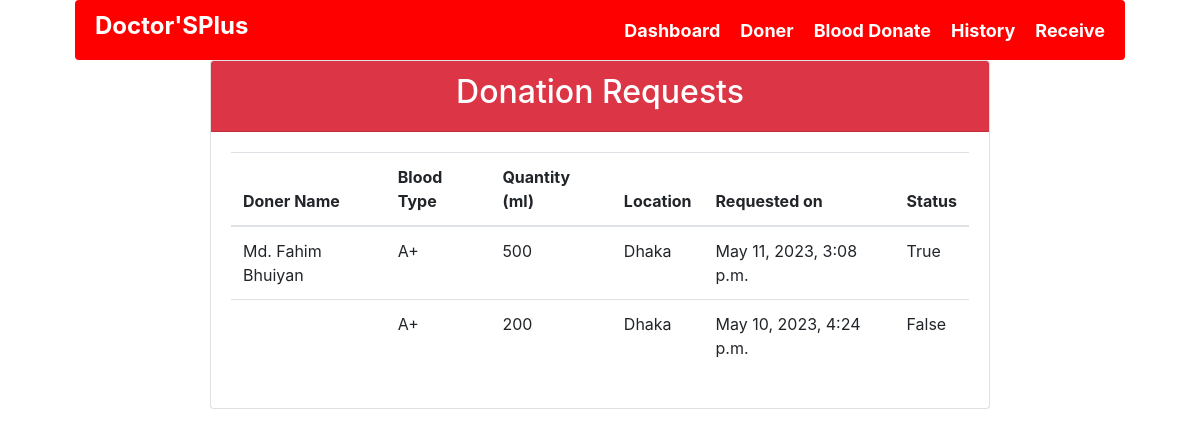
/patient/donation/requests/ (signed in), run on the app's committed database.
### patient/models.py (models this page shows)
class DonationRequest(models.Model):
    doner_name = models.CharField(max_length=50, blank=True)
    user = models.ForeignKey(User, on_delete=models.CASCADE)
    blood_group = models.CharField(max_length=3, choices=BLOOD_GROUPS)
    units_required = models.PositiveIntegerField()
    location = models.CharField(max_length=200)
    contact_number = models.CharField(max_length=20)
    is_approved = models.BooleanField(default=False)
    created_at = models.DateTimeField(auto_now_add=True)

### patient/views.py (the view)
# urls.py: path('donation/requests/', views.view_donation_requests, name='view_donation_requests'),
@login_required
def view_donation_requests(request):
    donation_requests = DonationRequest.objects.filter(user=request.user).order_by('-created_at')
    return render(request, 'bloodbank/view_donation_requests.html', {'requests': donation_requests})

### Templates/bloodbank/view_donation_requests.html (shortened to what this page needs)
<!DOCTYPE html>
<html lang="en">
<head>
    <link rel="stylesheet" href="https://maxcdn.bootstrapcdn.com/bootstrap/4.0.0/css/bootstrap.min.css">
</head>
{% include "bloodbank/navbar.html" %}
<body>
<div class="container mb-4">
  <div class="row justify-content-center">
    <div class="col-md-9">
      <div class="card">
        <div class="card-header bg-danger text-white">
          <h2 class="text-center">Donation Requests</h2>
        </div>
        <div class="card-body">
          <table class="table">
            <thead>
              <tr>
                <th scope="col">Doner Name</th>
                <th scope="col">Blood Type</th>
                <th scope="col">Quantity (ml)</th>
                <th scope="col">Location </th>
                <th scope="col">Requested on</th>
                <th scope="col">Status</th>
              </tr>
            </thead>
            <tbody>
              {% for request in requests %}
              <tr>
                <td>{{ request.doner_name }}</td>
                <td>{{ request.blood_group }}</td>
                <td>{{ request.units_required }}</td>
                <td>{{request.location}}</td>
                <td>{{ request.created_at }}</td>
                <td>{{ request.is_approved }}</td>
              </tr>
              {% empty %}
              <tr>
                <td colspan="6">No donation requests found.</td>
              </tr>
              {% endfor %}
            </tbody>
          </table>
        </div>
      </div>
    </div>
  </div>
</div>
</body>
</html>

### Templates/bloodbank/navbar.html (style rules this page uses)
.container { width: 90% }

### data on the page
DonationRequest: doner_name "Md. Fahim Bhuiyan", blood_group "A+", units_required "500", location "Dhaka", created_at "May 11, 2023, 3:08 p.m.", is_approved "True"
DonationRequest: blood_group "A+", units_required "200", location "Dhaka", created_at "May 10, 2023, 4:24 p.m.", is_approved "False"
